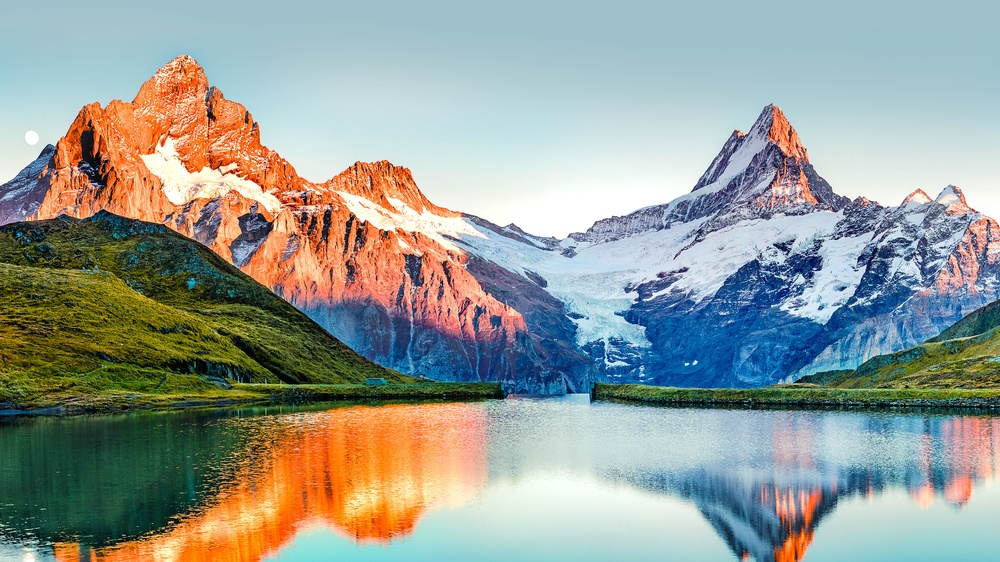
#> input picture assets/Default.jpg, 1000 x 562 px, shrunk from 3840 x 2160 before the run
$ jupyter execute Untitled.ipynb
#> lines starting #> are read from the running program, lines starting #| are printed output that depends on the picture
[cell 1]
import cv2

img=cv2.imread('assets/Default.jpg',0)
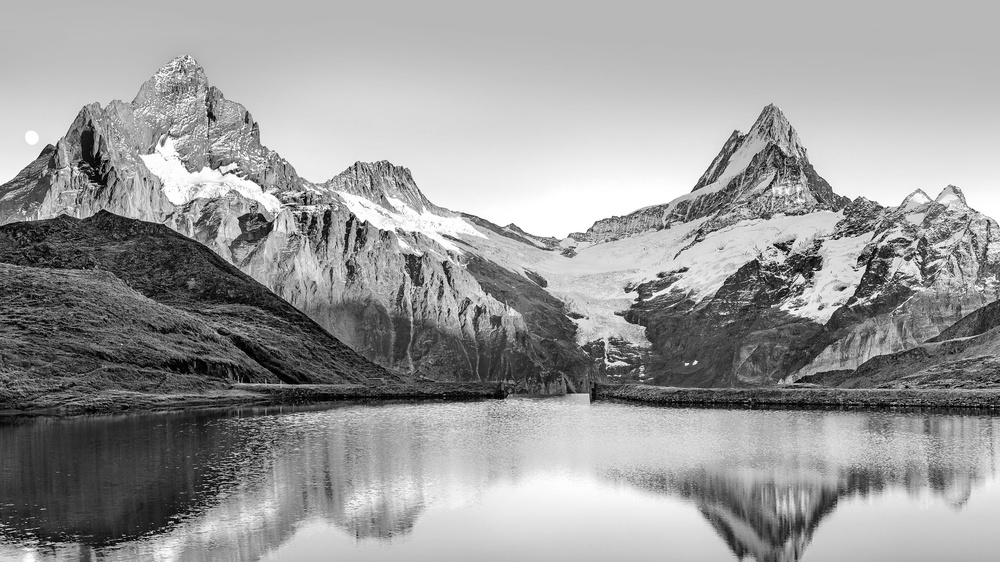
#> img: shape (562, 1000); min 0, max 255, mean 154

cv2.imshow('Image',img)
cv2.waitKey(10)
cv2.destroyAllWindows()
